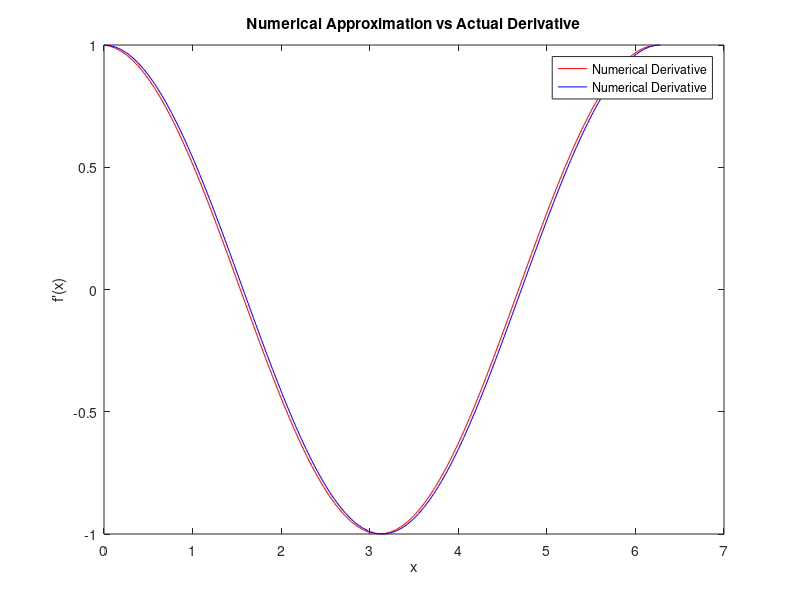

This chart was generated by the following MATLAB code:
% GARUBA NURAIN BAMIDELE
% 236693
% AGRICULTURAL AND ENVIRONMENTAL ENGINEERING

x = linspace(0, 2*pi, 100);
y = sin(x);

dy = diff(y) ./ diff(x);

% plot the numerical approximation of the derivative
figure;
plot(x(1:end-1), dy, '-r', 'DisplayName', 'Numerical Derivative')

% plot the actual derivative cos(x)'
hold on

plot(x, cos(x), '-b', 'DisplayName', 'Numerical Derivative');
xlabel('x');
ylabel('f''(x)');
title('Numerical Approximation vs Actual Derivative');
legend;

hold off;

saveas(gcf, 'derivative_plot.png')